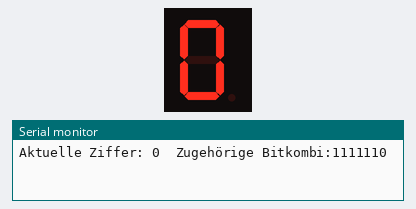
Bench run of a sketch on a simulated Arduino Uno, built with avr-gcc and run on an emulated ATmega328P. On the bench: 1-digit seven-segment display, the last lines printed to the serial monitor. Wiring (inferred from the names in the program): 1-digit 7-segment display, segments lit when HIGH: segments pin 2, pin 3, pin 4, pin 5, pin 6, pin 7, pin 8. The segment pins are drawn as the display they are named for.

Above: at 0.1 s.
At 1.1 s:
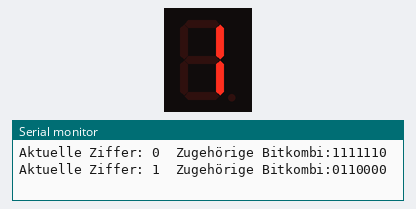
At 2.1 s:
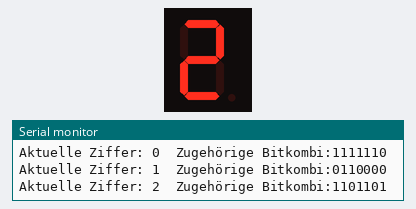
At 4.1 s:
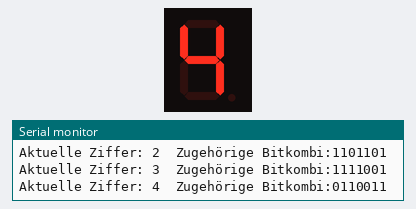
At 6.1 s:
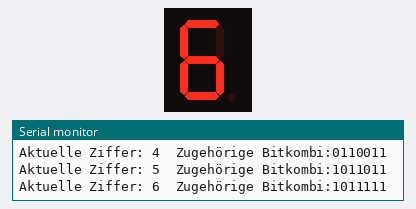
At 9.1 s:
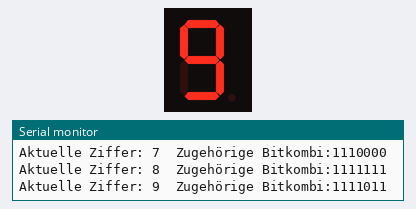

The sketch:

OneDigit01e.ino
```cpp
/*================ E23 == Sose25/26 ==== LPr-Versuch 05 ==== Aufgabe 1e
Ergänzen Sie Ihren Programmcode dahingehend, dass jetzt zusätzlich die jeweils aktuell auf
dem Digit angezeigte Ziffer und die zugehörige BitkombinaƟon im seriellen Monitor mit
einem vorangestelltem Kurztext zeilenweise ausgeben werden, bspw [vergl. mit Tab. 1] :
Aktuelle Ziffer: 0 Zugehörige Bitkombi: 1111110
Aktuelle Ziffer: 1 Zugehörige Bitkombi: 0110000
…
Aktuelle Ziffer: 9 Zugehörige Bitkombi: 1111011
Aktuelle Ziffer: 0 Zugehörige Bitkombi: 1111110
usw.
Laden Sie den code auf den µC. Testen Sie Ihren Programmiererfolg und speichern Sie Ihre
vollumfänglich kommenƟerte finale Version zu (e) unter IhrNachname_OneDigit01e.txt ab
(alle TN individuell)!
**************************************************************************
**************************************************************************/
byte pinArray[7] = { 2, 3, 4, 5, 6, 7, 8 };  //pins
//Alle Zusatande in einem 2D Array wie in Tab1 ohne Punkt
byte segmente[10][7] = {
  { 1, 1, 1, 1, 1, 1, 0 },
  { 0, 1, 1, 0, 0, 0, 0 },
  { 1, 1, 0, 1, 1, 0, 1 },
  { 1, 1, 1, 1, 0, 0, 1 },
  { 0, 1, 1, 0, 0, 1, 1 },
  { 1, 0, 1, 1, 0, 1, 1 },
  { 1, 0, 1, 1, 1, 1, 1 },
  { 1, 1, 1, 0, 0, 0, 0 },
  { 1, 1, 1, 1, 1, 1, 1 },
  { 1, 1, 1, 1, 0, 1, 1 }
};

void setup() {
  // put your setup code here, to run once:
  for (int i = 0; i < sizeof(pinArray) / sizeof(pinArray[0]); i++) {
    pinMode(pinArray[i], OUTPUT);
  }
  Serial.begin(9600);
}

void loop() {
  // put your main code here, to run repeatedly:
  byte row = sizeof(segmente) / sizeof(segmente[0]);
  byte col = sizeof(segmente[0]) / sizeof(segmente[0][0]);
  //Schleife für Zeile
  for (int i = 0; i < row; i++) {
    Serial.print("Aktuelle Ziffer: ");
    Serial.print(i);
    Serial.print("  Zugehörige Bitkombi:");
    //Schleife für Spalte
    for (int j = 0; j < col; j++) {
      digitalWrite(pinArray[j], segmente[i][j]);
      Serial.print(segmente[i][j]);
    }
    Serial.println();
    delay(1000);  //1 sekunde warten
  }
}
```

Measured:
- by itself, everything shown: repeats every 10.0 s, in 10 steps
- what the display in image 1 shows lasts 1.0 s, from 1.0 s to 2.0 s
